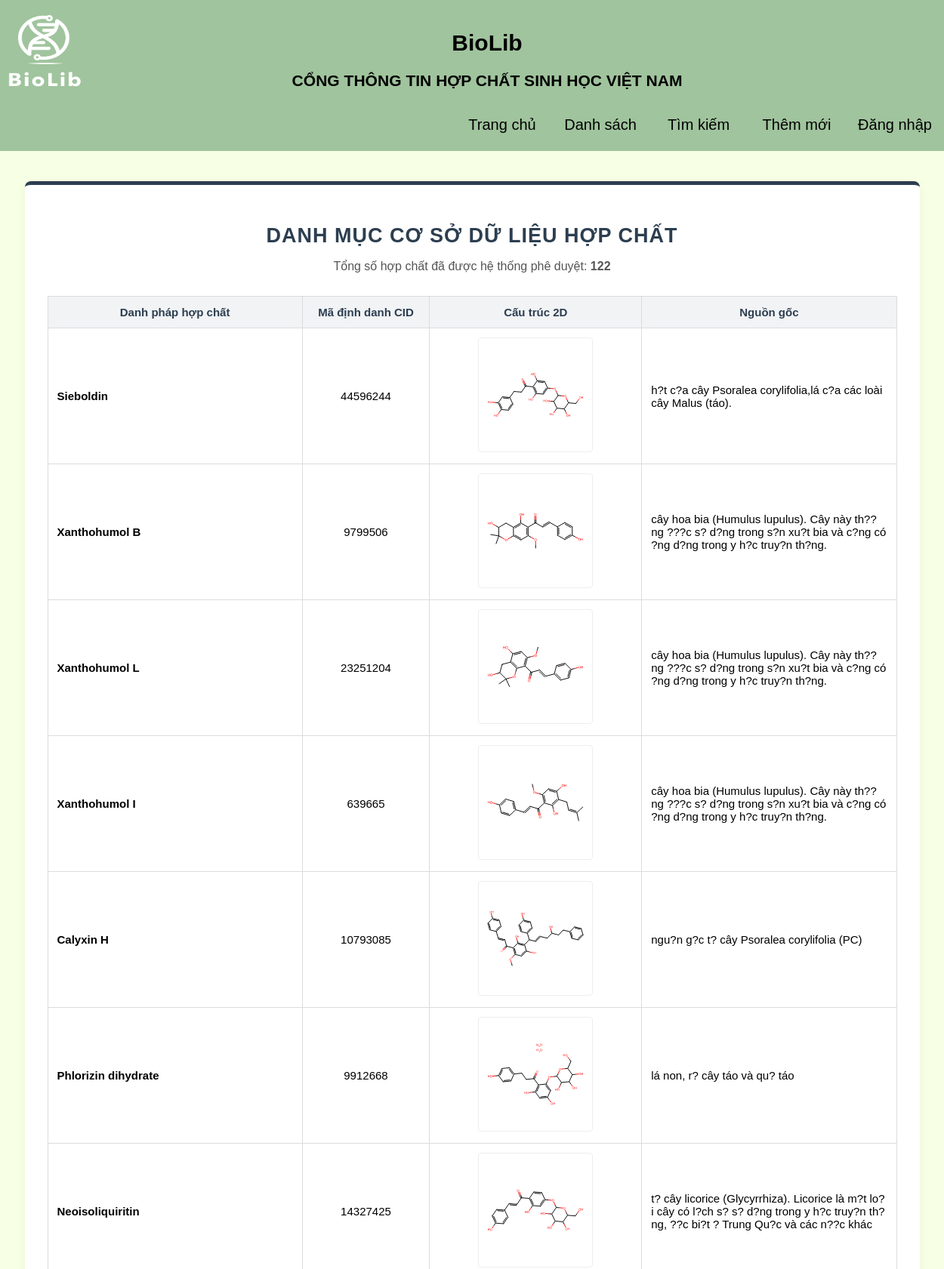
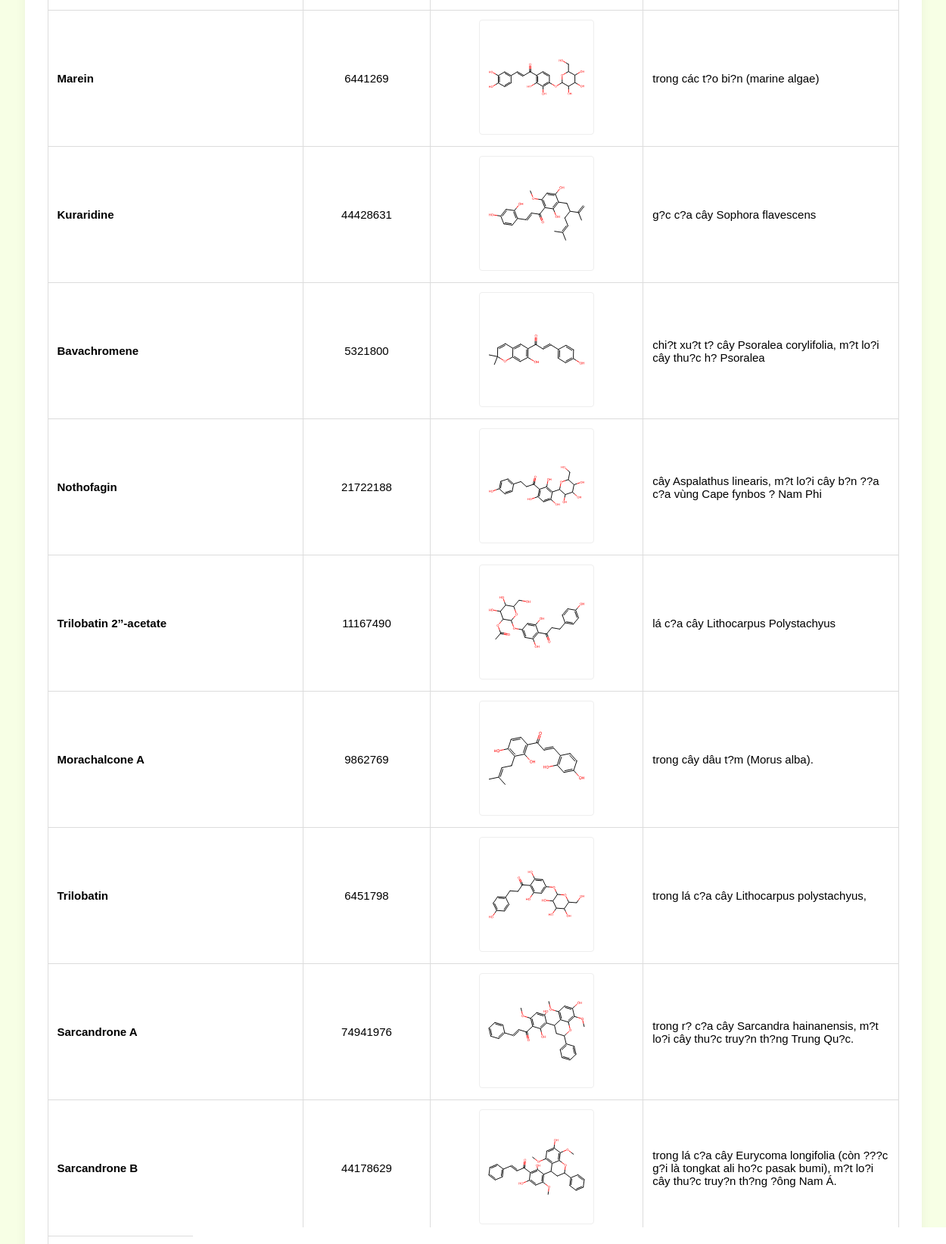
Screenshot of /list.php?page=3 (upper part) with the database file from the repository (2 pictures, top to bottom).
### tables this page shows
CREATE TABLE `compoundbiolib` (
  `stt` int(11) NOT NULL,
  `name` varchar(255) NOT NULL,
  `cid` int(20) NOT NULL,
  `smiles` varchar(255) DEFAULT NULL,
  `benefit` varchar(255) DEFAULT NULL,
  `weakness` varchar(255) DEFAULT NULL,
  `origin` varchar(255) DEFAULT NULL,
  `purpose` varchar(255) DEFAULT NULL,
  `doi` varchar(255) DEFAULT NULL,
  `new_stt` int(11) DEFAULT NULL,
  `status` varchar(50) DEFAULT 'pending',
  `created_by` int(10) DEFAULT NULL,
  `edit_of` int(11) DEFAULT NULL
);

### list.php (the view, shortened to what this page needs)
<?php
require_once 'config.php';
include_once 'header.php';
$limit = 20;
$page = isset($_GET['page']) && is_numeric($_GET['page']) ? (int)$_GET['page'] : 1;
$start_from = ($page - 1) * $limit;
$sql_count = "SELECT COUNT(stt) AS total FROM compoundBioLib WHERE status = 'approved'";
$result_count = mysqli_query($conn, $sql_count);
$row_count = mysqli_fetch_assoc($result_count);
$total_records = $row_count['total'];
$sql_list = "SELECT stt, name, cid, origin FROM compoundBioLib
             WHERE status = 'approved'
             ORDER BY stt DESC
             LIMIT $start_from, $limit";
$result_list = mysqli_query($conn, $sql_list);
?>
<!DOCTYPE html>
<html lang="vi">
<head>
</head>
<body>
    <div class="list-container">
        <div class="list-header">
            <h2>Danh Mục Cơ Sở Dữ Liệu Hợp Chất</h2>
            <p>Tổng số hợp chất đã được hệ thống phê duyệt: <strong><span id="total-count"><?php echo $total_records; ?></span></strong></p>
        </div>
        <?php if (mysqli_num_rows($result_list) > 0): ?>
            <table class="compound-table">
                <thead>
                    <tr>
                        <?php $is_admin = isset($_SESSION['role']) && $_SESSION['role'] === 'admin'; ?>
                        <th style="width: <?php echo $is_admin ? '25%' : '30%'; ?>;">Danh pháp hợp chất</th>
                        <th style="width: 15%;">Mã định danh CID</th>
                        <th style="width: <?php echo $is_admin ? '20%' : '25%'; ?>;">Cấu trúc 2D</th>
                        <th style="width: <?php echo $is_admin ? '25%' : '30%'; ?>;">Nguồn gốc</th>
                    </tr>
                </thead>
                <tbody>
                    <?php while($row = mysqli_fetch_assoc($result_list)): ?>
                    <tr id="row-<?php echo $row['stt']; ?>">
                        <td><strong><?php echo htmlspecialchars($row['name']); ?></strong></td>
                        <td><?php echo htmlspecialchars($row['cid']); ?></td>
                        <td>
                            <?php
                                $image_path = "img/" . htmlspecialchars($row['cid']) . ".svg";
                            ?>
                            <img src="<?php echo $image_path; ?>?v=<?php echo time(); ?>"
                                 alt="Cấu trúc 2D"
                                 class="structure-img"
                                 onerror="this.onerror=null; this.src='img/default_structure.svg';">
                        </td>
                        <td><?php echo htmlspecialchars($row['origin']); ?></td>
                    </tr>
                    <?php endwhile; ?>
                </tbody>
            </table>
        <?php else: ?>
            <p style="text-align: center; color: #666; font-style: italic; padding: 40px 0;">
                Hệ thống hiện tại chưa ghi nhận dữ liệu hợp chất nào được công bố.
            </p>
        <?php endif; ?>
    </div>
</body>
<?php include_once 'footer.php'; ?>
</html>

### header.php (style rules this page uses)
body { font-family: "Arial"; font-size: 18px; margin: 0; height: 100vh; background: rgb(247, 255, 229); color: #000; }
:root { --color-primary: rgb(247, 255, 229); }

### list.php (style rules this page uses)
.list-container { width: 90%; max-width: 1200px; margin: 40px auto; background: #ffffff; padding: 30px; border-radius: 8px; box-shadow: 0 4px 15px rgba(0,0,0,0.05); border-top: 5px solid #2c3e50; }
.list-header { text-align: center; margin-bottom: 30px; }
.list-header h2 { color: #2c3e50; font-family: Arial, sans-serif; text-transform: uppercase; letter-spacing: 1px; margin-bottom: 10px; }
.list-header p { color: #555; font-size: 16px; }
.compound-table { width: 100%; border-collapse: collapse; font-size: 15px; margin-bottom: 25px; }
.compound-table th, .compound-table td { border: 1px solid #dcdcdc; padding: 12px; text-align: left; vertical-align: middle; }
.compound-table th { background-color: #f1f3f5; color: #2c3e50; font-weight: bold; text-align: center; }
.compound-table td { text-align: center; }
.compound-table td:nth-child(1), .compound-table td:nth-child(4) { text-align: left; }
.structure-img { max-width: 140px; max-height: 140px; object-fit: contain; background-color: #fff; padding: 5px; border: 1px solid #eee; border-radius: 4px; }

### footer.php (style rules this page uses)
body { margin: 0; padding-bottom: 50px; min-height: 100vh; position: relative; }

### rows the page displays
compoundbiolib: name "Sieboldin", cid "44596244", cid (picture), origin "h?t c?a cây Psoralea corylifolia,lá c?a các loài cây Malus (táo)."
compoundbiolib: name "Xanthohumol B", cid "9799506", cid (picture), origin "cây hoa bia (Humulus lupulus). Cây này th??ng ???c s? d?ng trong s?n xu?t bia và c?ng có ?ng d?ng trong y h?c truy?n th?ng."
compoundbiolib: name "Xanthohumol L", cid "23251204", cid (picture), origin "cây hoa bia (Humulus lupulus). Cây này th??ng ???c s? d?ng trong s?n xu?t bia và c?ng có ?ng d?ng trong y h?c truy?n th?ng."
compoundbiolib: name "Xanthohumol I", cid "639665", cid (picture), origin "cây hoa bia (Humulus lupulus). Cây này th??ng ???c s? d?ng trong s?n xu?t bia và c?ng có ?ng d?ng trong y h?c truy?n th?ng."
compoundbiolib: name "Calyxin H", cid "10793085", cid (picture), origin "ngu?n g?c t? cây Psoralea corylifolia (PC)"
compoundbiolib: name "Phlorizin dihydrate", cid "9912668", cid (picture), origin "lá non, r? cây táo và qu? táo"
compoundbiolib: name "Neoisoliquiritin", cid "14327425", cid (picture), origin "t? cây licorice (Glycyrrhiza). Licorice là m?t lo?i cây có l?ch s? s? d?ng trong y h?c truy?n th?ng, ??c bi?t ? Trung Qu?c và các n??c khác"
compoundbiolib: name "Marein", cid "6441269", cid (picture), origin "trong các t?o bi?n (marine algae)"
compoundbiolib: name "Kuraridine", cid "44428631", cid (picture), origin "g?c c?a cây Sophora flavescens"
compoundbiolib: name "Bavachromene", cid "5321800", cid (picture), origin "chi?t xu?t t? cây Psoralea corylifolia, m?t lo?i cây thu?c h? Psoralea"
compoundbiolib: name "Nothofagin", cid "21722188", cid (picture), origin "cây Aspalathus linearis, m?t lo?i cây b?n ??a c?a vùng Cape fynbos ? Nam Phi"
compoundbiolib: name "Trilobatin 2’’-acetate", cid "11167490", cid (picture), origin "lá c?a cây Lithocarpus Polystachyus"
compoundbiolib: name "Morachalcone A", cid "9862769", cid (picture), origin "trong cây dâu t?m (Morus alba)."
compoundbiolib: name "Trilobatin", cid "6451798", cid (picture), origin "trong lá c?a cây Lithocarpus polystachyus,"
compoundbiolib: name "Sarcandrone A", cid "74941976", cid (picture), origin "trong r? c?a cây Sarcandra hainanensis, m?t lo?i cây thu?c truy?n th?ng Trung Qu?c."
compoundbiolib: name "Sarcandrone B", cid "44178629", cid (picture), origin "trong lá c?a cây Eurycoma longifolia (còn ???c g?i là tongkat ali ho?c pasak bumi), m?t lo?i cây thu?c truy?n th?ng ?ông Nam Á."

### other values shown
$total_records "122"
